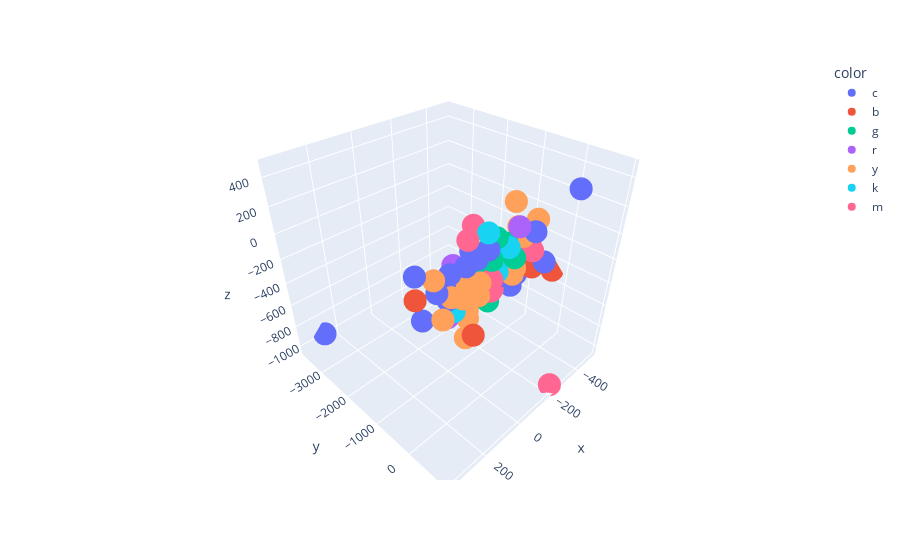

The code cell stored with this chart in its notebook:
### Code cell
X_embedded  = TSNE(n_components=3, perplexity=10,random_state=24).fit_transform( X )
colors = np.array([x for x in 'bgrcmykbgrcmykbgrcmykbgrcmyk'])
fig = px.scatter_3d(x=X_embedded [:,0],y=X_embedded [:,1],z=X_embedded [:,2],color=colors[aff_prop_clustering.labels_])
fig.show()

### Figure 1 — Plotly figure (JSON) as saved in the notebook; plotly's stock layout.template omitted (floating-point values rounded to 4 significant figures)
{"data": [{"hovertemplate": "color=c<br>x=%{x}<br>y=%{y}<br>z=%{z}<extra></extra>", "legendgroup": "c", "marker": {"color": "#636efa", "symbol": "circle"}, "mode": "markers", "name": "c", "scene": "scene", "showlegend": true, "type": "scatter3d", "x": [54.4, 281.1, -81.1, 123.6, 282.8, 117.2, -111.4, 68.52, 29.85, 61.98, 134.5, 234.6, 155.6, 24.5, 176.8, -221.3, 181.9, -62.41, -253.2, -230.0, -160.6, -248.5, 327.9], "y": [-17.79, -3673.0, -147.0, 52.63, -131.4, -97.71, 76.71, -107.8, 118.8, -88.79, -7.424, -38.9, -161.5, -98.06, -47.37, 134.0, -63.58, -20.09, 820.9, 365.8, -10.79, 16.79, -3.914], "z": [120.4, -964.1, -88.3, 139.2, -117.5, 4.087, -197.4, 172.6, 184.1, -149.7, 5.364, 43.62, -61.82, -82.03, 115.6, 120.4, -57.45, -100.6, 467.6, -73.49, -166.8, -127.2, 242.2]}, {"hovertemplate": "color=b<br>x=%{x}<br>y=%{y}<br>z=%{z}<extra></extra>", "legendgroup": "b", "marker": {"color": "#EF553B", "symbol": "circle"}, "mode": "markers", "name": "b", "scene": "scene", "showlegend": true, "type": "scatter3d", "x": [-104.4, 204.5, -190.9, -69.63, -509.1, 364.8], "y": [-151.1, 645.1, 236.5, -232.1, -319.0, 214.6], "z": [49.11, -144.8, -99.18, 138.6, -490.3, 168.8]}, {"hovertemplate": "color=g<br>x=%{x}<br>y=%{y}<br>z=%{z}<extra></extra>", "legendgroup": "g", "marker": {"color": "#00cc96", "symbol": "circle"}, "mode": "markers", "name": "g", "scene": "scene", "showlegend": true, "type": "scatter3d", "x": [-92.34, -25.17, -86.9, -10.34, -46.73, -1.16, -4.387, 50.42, 3.954, -122.6], "y": [-0.6023, -140.6, 216.6, -50.75, -41.77, 18.99, 55.98, -170.7, -195.3, -236.7], "z": [117.2, 101.9, 51.45, 35.1, 182.5, -226.4, 76.53, 75.46, 0.7905, -12.19]}, {"hovertemplate": "color=r<br>x=%{x}<br>y=%{y}<br>z=%{z}<extra></extra>", "legendgroup": "r", "marker": {"color": "#ab63fa", "symbol": "circle"}, "mode": "markers", "name": "r", "scene": "scene", "showlegend": true, "type": "scatter3d", "x": [126.0, -141.4, 176.3], "y": [-236.7, 63.72, -95.96], "z": [103.3, 203.0, -198.5]}, {"hovertemplate": "color=y<br>x=%{x}<br>y=%{y}<br>z=%{z}<extra></extra>", "legendgroup": "y", "marker": {"color": "#FFA15A", "symbol": "circle"}, "mode": "markers", "name": "y", "scene": "scene", "showlegend": true, "type": "scatter3d", "x": [138.2, 197.4, 57.3, 159.5, -127.8, -270.8, 242.5, -208.9, 226.2, 137.6, -126.3, 127.9, 54.98, -172.4, -91.9, -247.0, 120.9], "y": [164.0, 101.5, 78.54, 180.2, -31.37, -13.0, 140.4, -85.48, -157.5, 180.3, 85.86, 103.1, 49.51, -80.4, 176.6, -473.7, 109.5], "z": [57.48, 5.9, -25.72, -25.6, -2.381, 154.5, -98.14, 64.99, 101.2, -125.3, -75.92, -366.4, -126.3, 162.4, -78.59, 237.0, -219.6]}, {"hovertemplate": "color=k<br>x=%{x}<br>y=%{y}<br>z=%{z}<extra></extra>", "legendgroup": "k", "marker": {"color": "#19d3f3", "symbol": "circle"}, "mode": "markers", "name": "k", "scene": "scene", "showlegend": true, "type": "scatter3d", "x": [-31.53, 171.1, -72.84, 17.61], "y": [69.39, 35.14, 133.1, 41.05], "z": [-25.1, -130.7, 121.7, 274.2]}, {"hovertemplate": "color=m<br>x=%{x}<br>y=%{y}<br>z=%{z}<extra></extra>", "legendgroup": "m", "marker": {"color": "#FF6692", "symbol": "circle"}, "mode": "markers", "name": "m", "scene": "scene", "showlegend": true, "type": "scatter3d", "x": [20.35, 93.52, -56.72, 21.49, 4.702, -212.0, -219.0, -223.3, 14.07], "y": [181.3, -60.3, -123.1, -222.2, -367.8, 141.3, 48.19, 925.0, 143.3], "z": [-19.02, 269.3, -210.7, -144.3, 258.1, -9.881, 15.46, -1040.0, -115.1]}], "layout": {"legend": {"title": {"text": "color"}, "tracegroupgap": 0}, "margin": {"t": 60}, "scene": {"domain": {"x": [0, 1], "y": [0, 1]}, "xaxis": {"title": {"text": "x"}}, "yaxis": {"title": {"text": "y"}}, "zaxis": {"title": {"text": "z"}}}}}
